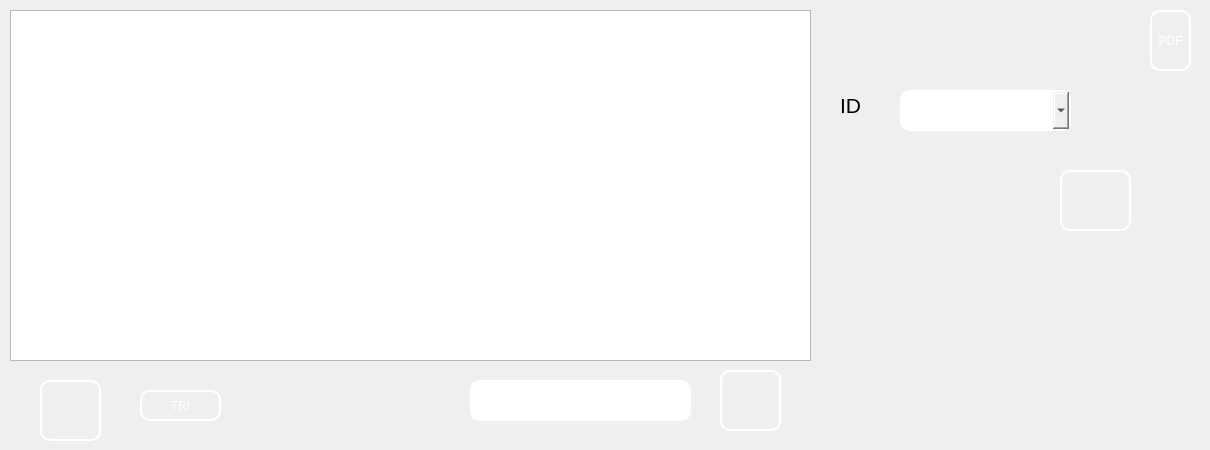
      <widget class="QWidget" name="tab_27">
       <attribute name="title">
        <string>Afficher</string>
       </attribute>
       <widget class="QTableView" name="tablivreur">
        <property name="geometry">
         <rect>
          <x>10</x>
          <y>10</y>
          <width>801</width>
          <height>351</height>
         </rect>
        </property>
        <property name="styleSheet">
         <string notr="true">background-image: url(:/images/Sans titre - 1 (1).jpg);</string>
        </property>
       </widget>
       <widget class="QPushButton" name="pb_pushbutton_tri2">
        <property name="geometry">
         <rect>
          <x>140</x>
          <y>390</y>
          <width>81</width>
          <height>31</height>
         </rect>
        </property>
        <property name="styleSheet">
         <string notr="true">border-style: solid;
border-color: white;
border-width: 2px;
border-radius: 10px;
color: rgb(255, 255, 255);
border-image: url(:/tri.png);</string>
        </property>
        <property name="text">
         <string>TRI</string>
        </property>
       </widget>
       <widget class="QPushButton" name="pushbutton_rechercher2">
        <property name="geometry">
         <rect>
          <x>720</x>
          <y>370</y>
          <width>61</width>
          <height>61</height>
         </rect>
        </property>
        <property name="styleSheet">
         <string notr="true">background-image: url(:/img/img/loop.JPG);
border-style: solid;
border-image: url(:/Rechercher.png);
border-color: white;
border-width: 2px;
border-radius: 10px;
color: rgb(255, 255, 255);</string>
        </property>
        <property name="text">
         <string/>
        </property>
       </widget>
       <widget class="QLineEdit" name="lineEdit_rechercher84">
        <property name="geometry">
         <rect>
          <x>470</x>
          <y>380</y>
          <width>221</width>
          <height>41</height>
         </rect>
        </property>
        <property name="styleSheet">
         <string notr="true">border-style: solid;
border-color: white;
border-width: 2px;
border-radius: 10px;
color: rgb(255, 255, 255);
</string>
        </property>
        <property name="text">
         <string/>
        </property>
       </widget>
       <widget class="QPushButton" name="pb_pushbutton_pdf_3">
        <property name="geometry">
         <rect>
          <x>1150</x>
          <y>10</y>
          <width>41</width>
          <height>61</height>
         </rect>
        </property>
        <property name="maximumSize">
         <size>
          <width>51</width>
          <height>16777215</height>
         </size>
        </property>
        <property name="styleSheet">
         <string notr="true">border-style: solid;
background-image: url(:/img/img/1200px-PDF_file_icon.svg.png);
border-image: url(:/pdf1.png);
border-color: white;
border-width: 2px;
border-radius: 10px;
color: rgb(255, 255, 255);</string>
        </property>
        <property name="text">
         <string>PDF</string>
        </property>
       </widget>
       <widget class="QPushButton" name="pushbutton_stat_3">
        <property name="geometry">
         <rect>
          <x>40</x>
          <y>380</y>
          <width>61</width>
          <height>61</height>
         </rect>
        </property>
        <property name="styleSheet">
         <string notr="true">border-style: solid;
background-image: url(:/images/stat.jpg);
border-color: white;
border-width: 2px;
border-radius: 10px;
color: rgb(255, 255, 255);</string>
        </property>
        <property name="text">
         <string/>
        </property>
       </widget>
       <widget class="QPushButton" name="pb_supprimer_livreur">
        <property name="geometry">
         <rect>
          <x>1060</x>
          <y>170</y>
          <width>71</width>
          <height>61</height>
         </rect>
        </property>
        <property name="styleSheet">
         <string notr="true">border-style: solid;
border-color: white;
border-width: 2px;
border-radius: 10px;
color: rgb(255, 255, 255);

background-image: url(:/img/img/ex.jpg);</string>
        </property>
        <property name="text">
         <string/>
        </property>
       </widget>
       <widget class="QComboBox" name="comboBox_30">
        <property name="geometry">
         <rect>
          <x>900</x>
          <y>90</y>
          <width>171</width>
          <height>41</height>
         </rect>
        </property>
        <property name="styleSheet">
         <string notr="true">border-style: solid;
border-color: white;
border-width: 2px;
border-radius: 10px;</string>
        </property>
       </widget>
       <widget class="QLabel" name="label_36">
        <property name="geometry">
         <rect>
          <x>840</x>
          <y>80</y>
          <width>31</width>
          <height>51</height>
         </rect>
        </property>
        <property name="styleSheet">
         <string notr="true">background-image: url(:/img/img/585e4adacb11b227491c3392.png);

color: rgb(0, 0, 0);
</string>
        </property>
        <property name="text">
         <string>&lt;html&gt;&lt;head/&gt;&lt;body&gt;&lt;p&gt;&lt;span style=&quot; font-size:16pt;&quot;&gt;ID&lt;/span&gt;&lt;/p&gt;&lt;/body&gt;&lt;/html&gt;</string>
        </property>
       </widget>
       <widget class="QLabel" name="label_19">
        <property name="geometry">
         <rect>
          <x>1080</x>
          <y>320</y>
          <width>121</width>
          <height>121</height>
         </rect>
        </property>
        <property name="styleSheet">
         <string notr="true">background-image: url(:/img/img/1024px-Volkswagen_Logo_till_1995.svg.png);</string>
        </property>
        <property name="text">
         <string/>
        </property>
       </widget>
      </widget>
